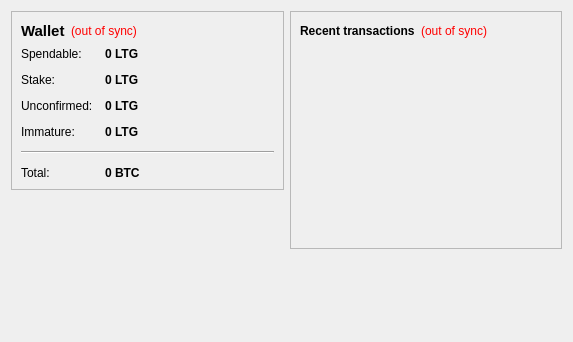
<?xml version="1.0" encoding="UTF-8"?>
<ui version="4.0">
 <class>OverviewPage</class>
 <widget class="QWidget" name="OverviewPage">
  <property name="geometry">
   <rect>
    <x>0</x>
    <y>0</y>
    <width>573</width>
    <height>342</height>
   </rect>
  </property>
  <property name="windowTitle">
   <string>Form</string>
  </property>
  <layout class="QHBoxLayout" name="horizontalLayout" stretch="1,1">
   <item>
    <layout class="QVBoxLayout" name="verticalLayout_2">
     <item>
      <widget class="QFrame" name="frame">
       <property name="frameShape">
        <enum>QFrame::StyledPanel</enum>
       </property>
       <property name="frameShadow">
        <enum>QFrame::Raised</enum>
       </property>
       <layout class="QVBoxLayout" name="verticalLayout_4">
        <item>
         <layout class="QHBoxLayout" name="horizontalLayout_4">
          <item>
           <widget class="QLabel" name="label_5">
            <property name="font">
             <font>
              <pointsize>11</pointsize>
              <weight>75</weight>
              <bold>true</bold>
             </font>
            </property>
            <property name="text">
             <string>Wallet</string>
            </property>
           </widget>
          </item>
          <item>
           <widget class="QLabel" name="labelWalletStatus">
            <property name="toolTip">
             <string>The displayed information may be out of date. Your wallet automatically synchronizes with the LitecoinGreen network after a connection is established, but this process has not completed yet.</string>
            </property>
            <property name="styleSheet">
             <string notr="true">QLabel { color: red; }</string>
            </property>
            <property name="text">
             <string notr="true">(out of sync)</string>
            </property>
            <property name="alignment">
             <set>Qt::AlignLeading|Qt::AlignLeft|Qt::AlignVCenter</set>
            </property>
           </widget>
          </item>
          <item>
           <spacer name="horizontalSpacer_2">
            <property name="orientation">
             <enum>Qt::Horizontal</enum>
            </property>
            <property name="sizeHint" stdset="0">
             <size>
              <width>40</width>
              <height>20</height>
             </size>
            </property>
           </spacer>
          </item>
         </layout>
        </item>
        <item>
         <layout class="QFormLayout" name="formLayout_2">
          <property name="fieldGrowthPolicy">
           <enum>QFormLayout::AllNonFixedFieldsGrow</enum>
          </property>
          <property name="horizontalSpacing">
           <number>12</number>
          </property>
          <property name="verticalSpacing">
           <number>12</number>
          </property>
          <item row="0" column="0">
           <widget class="QLabel" name="label">
            <property name="text">
             <string>Spendable:</string>
            </property>
           </widget>
          </item>
          <item row="0" column="1">
           <widget class="QLabel" name="labelBalance">
            <property name="font">
             <font>
              <weight>75</weight>
              <bold>true</bold>
             </font>
            </property>
            <property name="cursor">
             <cursorShape>IBeamCursor</cursorShape>
            </property>
            <property name="toolTip">
             <string>Your current spendable balance</string>
            </property>
            <property name="text">
             <string notr="true">0 LTG</string>
            </property>
            <property name="textInteractionFlags">
             <set>Qt::LinksAccessibleByMouse|Qt::TextSelectableByKeyboard|Qt::TextSelectableByMouse</set>
            </property>
           </widget>
          </item>
          <item row="1" column="0">
           <widget class="QLabel" name="label_6">
            <property name="text">
             <string>Stake:</string>
            </property>
           </widget>
          </item>
          <item row="1" column="1">
           <widget class="QLabel" name="labelStake">
            <property name="font">
             <font>
              <weight>75</weight>
              <bold>true</bold>
             </font>
            </property>
            <property name="cursor">
             <cursorShape>IBeamCursor</cursorShape>
            </property>
            <property name="toolTip">
             <string>Total of coins that was staked, and do not yet count toward the current balance</string>
            </property>
            <property name="text">
             <string notr="true">0 LTG</string>
            </property>
            <property name="textInteractionFlags">
             <set>Qt::LinksAccessibleByMouse|Qt::TextSelectableByKeyboard|Qt::TextSelectableByMouse</set>
            </property>
           </widget>
          </item>
          <item row="2" column="0">
           <widget class="QLabel" name="label_3">
            <property name="text">
             <string>Unconfirmed:</string>
            </property>
           </widget>
          </item>
          <item row="2" column="1">
           <widget class="QLabel" name="labelUnconfirmed">
            <property name="font">
             <font>
              <weight>75</weight>
              <bold>true</bold>
             </font>
            </property>
            <property name="cursor">
             <cursorShape>IBeamCursor</cursorShape>
            </property>
            <property name="toolTip">
             <string>Total of transactions that have yet to be confirmed, and do not yet count toward the current balance</string>
            </property>
            <property name="text">
             <string notr="true">0 LTG</string>
            </property>
            <property name="textInteractionFlags">
             <set>Qt::LinksAccessibleByMouse|Qt::TextSelectableByKeyboard|Qt::TextSelectableByMouse</set>
            </property>
           </widget>
          </item>
          <item row="3" column="0">
           <widget class="QLabel" name="labelImmatureText">
            <property name="text">
             <string>Immature:</string>
            </property>
           </widget>
          </item>
          <item row="3" column="1">
           <widget class="QLabel" name="labelImmature">
            <property name="font">
             <font>
              <weight>75</weight>
              <bold>true</bold>
             </font>
            </property>
            <property name="toolTip">
             <string>Mined balance that has not yet matured</string>
            </property>
            <property name="text">
             <string notr="true">0 LTG</string>
            </property>
            <property name="textInteractionFlags">
             <set>Qt::LinksAccessibleByMouse|Qt::TextSelectableByKeyboard|Qt::TextSelectableByMouse</set>
            </property>
           </widget>
          </item>
          <item row="4" column="0" colspan="2">
           <widget class="Line" name="line">
            <property name="orientation">
             <enum>Qt::Horizontal</enum>
            </property>
           </widget>
          </item>
          <item row="5" column="0">
           <widget class="QLabel" name="labelTotalText">
            <property name="text">
             <string>Total:</string>
            </property>
           </widget>
          </item>
          <item row="5" column="1">
           <widget class="QLabel" name="labelTotal">
            <property name="font">
             <font>
              <weight>75</weight>
              <bold>true</bold>
             </font>
            </property>
            <property name="cursor">
             <cursorShape>IBeamCursor</cursorShape>
            </property>
            <property name="toolTip">
             <string>Your current total balance</string>
            </property>
            <property name="text">
             <string notr="true">0 BTC</string>
            </property>
            <property name="textInteractionFlags">
             <set>Qt::LinksAccessibleByMouse|Qt::TextSelectableByKeyboard|Qt::TextSelectableByMouse</set>
            </property>
           </widget>
          </item>
         </layout>
        </item>
       </layout>
      </widget>
     </item>
     <item>
      <spacer name="verticalSpacer">
       <property name="orientation">
        <enum>Qt::Vertical</enum>
       </property>
       <property name="sizeHint" stdset="0">
        <size>
         <width>20</width>
         <height>40</height>
        </size>
       </property>
      </spacer>
     </item>
    </layout>
   </item>
   <item>
    <layout class="QVBoxLayout" name="verticalLayout_3">
     <item>
      <widget class="QFrame" name="frame_2">
       <property name="frameShape">
        <enum>QFrame::StyledPanel</enum>
       </property>
       <property name="frameShadow">
        <enum>QFrame::Raised</enum>
       </property>
       <layout class="QVBoxLayout" name="verticalLayout">
        <item>
         <layout class="QHBoxLayout" name="horizontalLayout_2">
          <item>
           <widget class="QLabel" name="label_4">
            <property name="text">
             <string>&lt;b&gt;Recent transactions&lt;/b&gt;</string>
            </property>
           </widget>
          </item>
          <item>
           <widget class="QLabel" name="labelTransactionsStatus">
            <property name="toolTip">
             <string>The displayed information may be out of date. Your wallet automatically synchronizes with the LitecoinGreen network after a connection is established, but this process has not completed yet.</string>
            </property>
            <property name="styleSheet">
             <string notr="true">QLabel { color: red; }</string>
            </property>
            <property name="text">
             <string notr="true">(out of sync)</string>
            </property>
            <property name="alignment">
             <set>Qt::AlignRight|Qt::AlignTrailing|Qt::AlignVCenter</set>
            </property>
           </widget>
          </item>
          <item>
           <spacer name="horizontalSpacer">
            <property name="orientation">
             <enum>Qt::Horizontal</enum>
            </property>
            <property name="sizeHint" stdset="0">
             <size>
              <width>40</width>
              <height>20</height>
             </size>
            </property>
           </spacer>
          </item>
         </layout>
        </item>
        <item>
         <widget class="QListView" name="listTransactions">
          <property name="styleSheet">
           <string notr="true">QListView { background: transparent; }</string>
          </property>
          <property name="frameShape">
           <enum>QFrame::NoFrame</enum>
          </property>
          <property name="verticalScrollBarPolicy">
           <enum>Qt::ScrollBarAlwaysOff</enum>
          </property>
          <property name="horizontalScrollBarPolicy">
           <enum>Qt::ScrollBarAlwaysOff</enum>
          </property>
          <property name="selectionMode">
           <enum>QAbstractItemView::NoSelection</enum>
          </property>
         </widget>
        </item>
       </layout>
      </widget>
     </item>
     <item>
      <spacer name="verticalSpacer_2">
       <property name="orientation">
        <enum>Qt::Vertical</enum>
       </property>
       <property name="sizeHint" stdset="0">
        <size>
         <width>20</width>
         <height>40</height>
        </size>
       </property>
      </spacer>
     </item>
    </layout>
   </item>
  </layout>
 </widget>
 <resources/>
 <connections/>
</ui>
